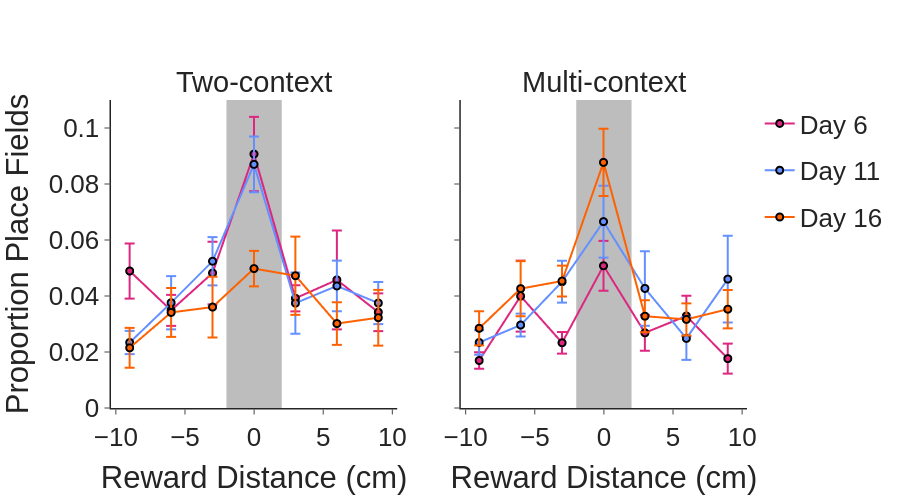

Notebook source saved alongside this figure:
### Code cell
## Plot the first day in each new context for Two-context and Multi-context
avg = rel_df.groupby(['group', 'day', 'relative_bin'], as_index=False).agg({'proportion': ['mean', 'sem']})

fig = pf.custom_graph_template(x_title='Reward Distance (cm)', y_title='', titles=['Two-context', 'Multi-context'], rows=1, columns=2,
                               shared_x=True, shared_y=True, width=900)
for day in [6, 11, 16]:
    if day == 6:
        c = 'B'
    elif day == 11:
        c = 'C'
    elif day == 16:
        c = 'D'
    for idx, group in enumerate(['Two-context', 'Multi-context']):
        d_data = avg[(avg['day'] == day) & (avg['group'] == group)]
        fig.add_trace(go.Scattergl(x=d_data['relative_bin'] * conversion, y=d_data['proportion']['mean'], mode='lines+markers', showlegend=False,
                                legendgroup=f'Day {day}', name=f'Day {day}', marker_color=context_colors[c], marker_line_width=2, marker_size=7,
                                marker_line_color='black', error_y=dict(type='data', array=d_data['proportion']['sem'])), row=1, col=idx + 1)
fig.add_vrect(x0=-2, x1=2, fillcolor=chance_color, opacity=0.5, layer="below", line_width=0)
fig.update_yaxes(range=[0, 0.08])
if cell_type == 'place_cells':
    fig.update_yaxes(range=[0, 0.11], dtick=0.02)
fig.update_yaxes(title='Proportion Place Fields', col=1)
fig.data[0]['showlegend'] = True
fig.data[2]['showlegend'] = True
fig.data[4]['showlegend'] = True
fig.show()
fig.write_image(pjoin(fig_path, f'{cell_type}_context_switches_tc_mc.png'), width=1000, height=500)

### Figure 1 — Plotly figure (JSON) as saved in the notebook; plotly's stock layout.template omitted (floating-point values rounded to 4 significant figures)
{"data": [{"error_y": {"array": [0.00983, 0.005524, 0.01118, 0.01328, 0.004668, 0.01767, 0.006749], "type": "data"}, "legendgroup": "Day 6", "marker": {"color": "#dc267f", "line": {"color": "black", "width": 2}, "size": 7}, "mode": "lines+markers", "name": "Day 6", "showlegend": true, "type": "scattergl", "x": [-9.0, -6.0, -3.0, 0.0, 3.0, 6.0, 9.0], "xaxis": "x", "y": [0.04892, 0.03488, 0.04821, 0.09069, 0.03919, 0.04575, 0.03421], "yaxis": "y"}, {"error_y": {"array": [0.002948, 0.01267, 0.003873, 0.008895, 0.006387, 0.00723, 0.005356], "type": "data"}, "legendgroup": "Day 6", "marker": {"color": "#dc267f", "line": {"color": "black", "width": 2}, "size": 7}, "mode": "lines+markers", "name": "Day 6", "showlegend": false, "type": "scattergl", "x": [-9.0, -6.0, -3.0, 0.0, 3.0, 6.0, 9.0], "xaxis": "x2", "y": [0.01696, 0.03995, 0.0233, 0.0508, 0.02686, 0.03286, 0.01765], "yaxis": "y2"}, {"error_y": {"array": [0.004151, 0.009507, 0.00862, 0.00996, 0.01095, 0.009037, 0.007521], "type": "data"}, "legendgroup": "Day 11", "marker": {"color": "#648fff", "line": {"color": "black", "width": 2}, "size": 7}, "mode": "lines+markers", "name": "Day 11", "showlegend": true, "type": "scattergl", "x": [-9.0, -6.0, -3.0, 0.0, 3.0, 6.0, 9.0], "xaxis": "x", "y": [0.02338, 0.03759, 0.05241, 0.08701, 0.03745, 0.04359, 0.03749], "yaxis": "y"}, {"error_y": {"array": [0.004373, 0.004066, 0.007473, 0.01283, 0.01331, 0.007685, 0.01548], "type": "data"}, "legendgroup": "Day 11", "marker": {"color": "#648fff", "line": {"color": "black", "width": 2}, "size": 7}, "mode": "lines+markers", "name": "Day 11", "showlegend": false, "type": "scattergl", "x": [-9.0, -6.0, -3.0, 0.0, 3.0, 6.0, 9.0], "xaxis": "x2", "y": [0.0234, 0.02963, 0.0451, 0.06656, 0.0427, 0.02487, 0.04604], "yaxis": "y2"}, {"error_y": {"array": [0.007119, 0.008744, 0.01085, 0.006353, 0.01398, 0.007609, 0.009956], "type": "data"}, "legendgroup": "Day 16", "marker": {"color": "#fe6100", "line": {"color": "black", "width": 2}, "size": 7}, "mode": "lines+markers", "name": "Day 16", "showlegend": true, "type": "scattergl", "x": [-9.0, -6.0, -3.0, 0.0, 3.0, 6.0, 9.0], "xaxis": "x", "y": [0.0215, 0.03413, 0.03605, 0.04979, 0.04724, 0.03016, 0.03225], "yaxis": "y"}, {"error_y": {"array": [0.006088, 0.009833, 0.005532, 0.012, 0.005708, 0.005719, 0.006864], "type": "data"}, "legendgroup": "Day 16", "marker": {"color": "#fe6100", "line": {"color": "black", "width": 2}, "size": 7}, "mode": "lines+markers", "name": "Day 16", "showlegend": false, "type": "scattergl", "x": [-9.0, -6.0, -3.0, 0.0, 3.0, 6.0, 9.0], "xaxis": "x2", "y": [0.02847, 0.04263, 0.04534, 0.08773, 0.03279, 0.03164, 0.03529], "yaxis": "y2"}], "layout": {"annotations": [{"font": {"size": 29}, "showarrow": false, "text": "Two-context", "x": 0.225, "xanchor": "center", "xref": "paper", "y": 1, "yanchor": "bottom", "yref": "paper"}, {"font": {"size": 29}, "showarrow": false, "text": "Multi-context", "x": 0.775, "xanchor": "center", "xref": "paper", "y": 1, "yanchor": "bottom", "yref": "paper"}], "font": {"family": "Arial", "size": 26}, "height": 500, "shapes": [{"fillcolor": "#7d7d7d", "layer": "below", "line": {"width": 0}, "opacity": 0.5, "type": "rect", "x0": -2, "x1": 2, "xref": "x", "y0": 0, "y1": 1, "yref": "y domain"}, {"fillcolor": "#7d7d7d", "layer": "below", "line": {"width": 0}, "opacity": 0.5, "type": "rect", "x0": -2, "x1": 2, "xref": "x2", "y0": 0, "y1": 1, "yref": "y2 domain"}], "title": {"x": 0.5, "xanchor": "center", "y": 0.9, "yanchor": "top"}, "width": 900, "xaxis": {"anchor": "y", "domain": [0, 0.45], "linewidth": 1.5, "matches": "x", "title": {"text": "Reward Distance (cm)"}}, "xaxis2": {"anchor": "y2", "domain": [0.55, 1], "linewidth": 1.5, "matches": "x", "title": {"text": "Reward Distance (cm)"}}, "yaxis": {"anchor": "x", "domain": [0, 1], "dtick": 0.02, "linewidth": 1.5, "matches": "y", "range": [0, 0.11], "title": {"text": "Proportion Place Fields"}}, "yaxis2": {"anchor": "x2", "domain": [0, 1], "dtick": 0.02, "linewidth": 1.5, "matches": "y", "range": [0, 0.11], "showticklabels": false, "title": {"text": ""}}}}
